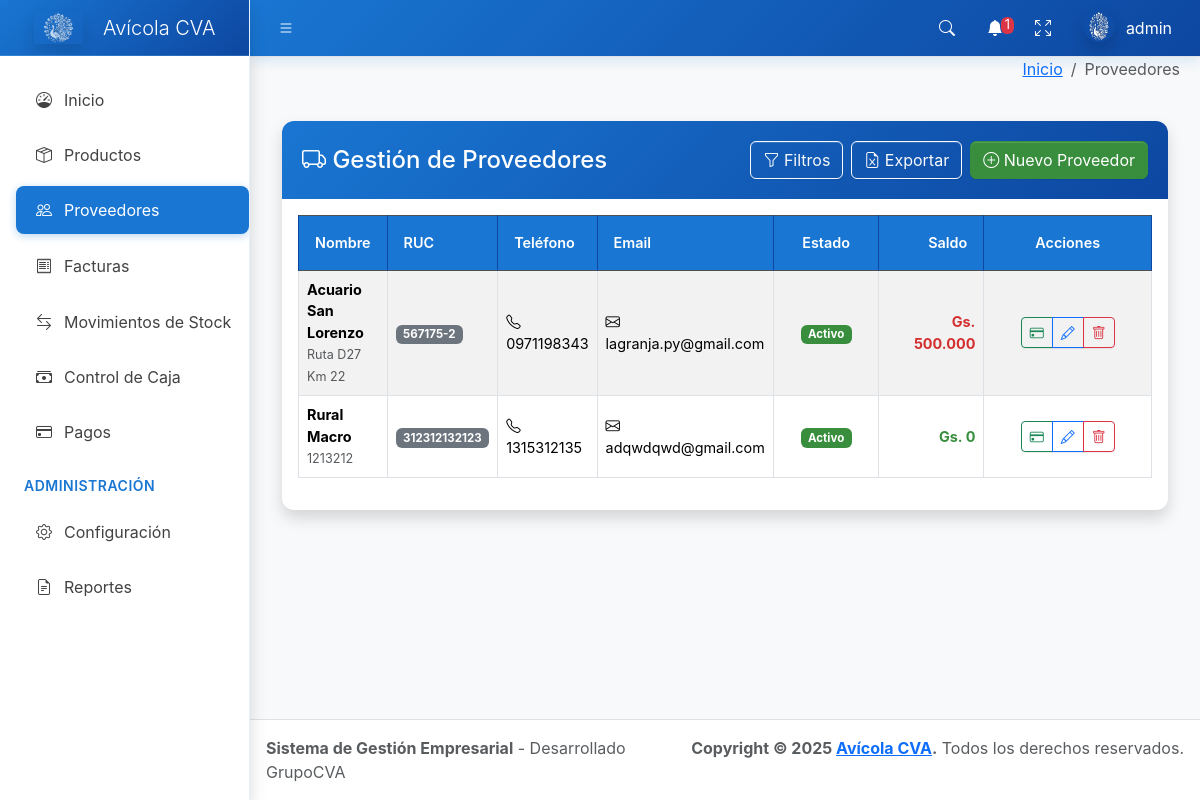
Page /proveedores/ (signed in) on the committed database.
### core/models.py (models this page shows, shortened)
class Proveedor(models.Model):
    nombre = models.CharField(max_length=200)
    rif = models.CharField(max_length=20, unique=True)
    direccion = models.TextField()
    telefono = models.CharField(max_length=20)
    email = models.EmailField()
    saldo = models.IntegerField(default=0)
    activo = models.BooleanField(default=True)
    fecha_creacion = models.DateTimeField(auto_now_add=True)
    class Meta:
        verbose_name = 'Proveedor'
        verbose_name_plural = 'Proveedores'
        ordering = ['nombre']

### core/views.py (the view)
# urls.py: path('proveedores/', views.proveedores_list, name='proveedores_list'),
@login_required
def proveedores_list(request):
    proveedores = Proveedor.objects.all()
    q = request.GET.get('q', '')
    estado = request.GET.get('estado', '')
    if q:
        proveedores = proveedores.filter(
            Q(nombre__icontains=q) | Q(rif__icontains=q) | Q(email__icontains=q)
        )
    if estado:
        if estado == 'activo':
            proveedores = proveedores.filter(activo=True)
        elif estado == 'inactivo':
            proveedores = proveedores.filter(activo=False)
    return render(request, 'proveedores_list.html', {'proveedores': proveedores})

### templates/proveedores_list.html (shortened to what this page needs)
{% extends 'base.html' %}
{% load humanize custom_filters %}
{% block breadcrumb %}
<li class="breadcrumb-item active">Proveedores</li>
{% endblock %}
{% block content %}
<div class="container-fluid mt-4">
  <div class="card shadow">
    <div class="card-header bg-primary text-white d-flex justify-content-between align-items-center">
      <h4 class="mb-0"><i class="bi bi-truck"></i> Gestión de Proveedores</h4>
      <div class="d-flex ms-auto justify-content-end">
        <button class="btn btn-outline-light me-2" type="button" data-bs-toggle="collapse" data-bs-target="#filtros-proveedores" aria-expanded="false">
          <i class="bi bi-funnel"></i> Filtros
        </button>
        <a href="{% url 'exportar_proveedores_excel' %}?{{ request.GET.urlencode }}" class="btn btn-outline-light me-2" title="Exportar a Excel">
          <i class="bi bi-file-earmark-excel"></i> Exportar
        </a>
        <button class="btn btn-success" type="button" data-bs-toggle="modal" data-bs-target="#modalAgregarProveedor">
          <i class="bi bi-plus-circle"></i> Nuevo Proveedor
        </button>
      </div>
    </div>
    <div class="card-body">
      <div class="table-responsive">
        <table class="table table-striped table-hover table-bordered">
          <thead class="table-dark">
            <tr>
              <th>Nombre</th>
              <th>RUC</th>
              <th>Teléfono</th>
              <th>Email</th>
              <th style="width: 120px;" class="text-center">Estado</th>
              <th style="width: 120px;" class="text-end">Saldo</th>
              <th style="width: 200px;" class="text-center">Acciones</th>
            </tr>
          </thead>
          <tbody>
            {% for proveedor in proveedores %}
            <tr class="align-middle">
              <td>
                <strong>{{ proveedor.nombre }}</strong>
                {% if proveedor.direccion %}
                  <br><small class="text-muted">{{ proveedor.direccion }}</small>
                {% endif %}
              </td>
              <td>
                <span class="badge bg-secondary">{{ proveedor.rif }}</span>
              </td>
              <td>
                {% if proveedor.telefono %}
                  <i class="bi bi-telephone"></i> {{ proveedor.telefono }}
                {% else %}
                  <span class="text-muted">-</span>
                {% endif %}
              </td>
              <td>
                {% if proveedor.email %}
                  <i class="bi bi-envelope"></i> {{ proveedor.email }}
                {% else %}
                  <span class="text-muted">-</span>
                {% endif %}
              </td>
              <td class="text-center">
                {% if proveedor.activo %}
                  <span class="badge bg-success">Activo</span>
                {% else %}
                  <span class="badge bg-danger">Inactivo</span>
                {% endif %}
              </td>
              <td class="text-end">
                <span class="fw-bold {% if proveedor.saldo > 0 %}text-danger{% else %}text-success{% endif %}">
                  Gs. {{ proveedor.saldo|floatformat:0|intcomma_dot }}
                </span>
              </td>
              <td class="text-center">
                <div class="btn-group" role="group">
                  <a href="{% url 'pago_proveedor_crear' %}?proveedor={{ proveedor.id }}&next={{ request.path|urlencode }}"
                     class="btn btn-outline-success btn-sm"
                     title="Gestionar pagos">
                    <i class="bi bi-credit-card"></i>
                  </a>
                  <button type="button"
                          class="btn btn-outline-primary btn-sm"
                          data-bs-toggle="modal"
                          data-bs-target="#modalEditarProveedor{{ proveedor.id }}"
                          title="Editar proveedor">
                    <i class="bi bi-pencil"></i>
                  </button>
                  <button type="button"
                          class="btn btn-outline-danger btn-sm"
                          data-bs-toggle="modal"
                          data-bs-target="#modalEliminarProveedor{{ proveedor.id }}"
                          title="Desactivar proveedor">
                    <i class="bi bi-trash"></i>
                  </button>
                </div>
              </td>
            </tr>
            {% endfor %}
          </tbody>
        </table>
      </div>
    </div>
  </div>
</div>
{% endblock %}

### templates/base.html (shortened to what this page needs)
{% load static %}
<!doctype html>
<html lang="es">
  <head>
    <link
      rel="stylesheet"
      href="https://cdn.jsdelivr.net/npm/@fontsource/source-sans-3@5.0.12/index.css"
      media="print"
      onload="this.media='all'"
    />
    <link
      rel="stylesheet"
      href="https://cdn.jsdelivr.net/npm/overlayscrollbars@2.11.0/styles/overlayscrollbars.min.css"
    />
    <link
      rel="stylesheet"
      href="https://cdn.jsdelivr.net/npm/bootstrap-icons@1.13.1/font/bootstrap-icons.min.css"
    />
    <link
      href="https://cdn.jsdelivr.net/npm/bootstrap@5.3.2/dist/css/bootstrap.min.css"
      rel="stylesheet"
    />
    <link rel="stylesheet" href="{% static 'AdminLTE/dist/css/adminlte.css' %}" />
    <link
      rel="stylesheet"
      href="https://cdn.jsdelivr.net/npm/apexcharts@3.37.1/dist/apexcharts.css"
    />
    {% load static %}
    {% load humanize custom_filters %}
    {% with tema_actual=configuracion_sistema.tema_visual|default:"azul" %}
        {% if tema_actual == "azul" %}
            <link rel="stylesheet" href="{% static 'css/temas/tema-azul.css' %}" />
        {% elif tema_actual == "oscuro" %}
            <link rel="stylesheet" href="{% static 'css/temas/tema-oscuro.css' %}" />
        {% elif tema_actual == "minimalista" %}
            <link rel="stylesheet" href="{% static 'css/temas/tema-minimalista.css' %}" />
        {% else %}
            <link rel="stylesheet" href="{% static 'css/temas/tema-azul.css' %}" />
        {% endif %}
    {% endwith %}
  </head>
  <body class="layout-fixed sidebar-expand-lg sidebar-open bg-body-tertiary">
    <div class="app-wrapper">
      <nav class="app-header navbar navbar-expand bg-body">
        <div class="container-fluid">
          <ul class="navbar-nav">
            <li class="nav-item">
              <a class="nav-link" data-lte-toggle="sidebar" href="#" role="button">
                <i class="bi bi-list"></i>
              </a>
            </li>
          </ul>
          <ul class="navbar-nav ms-auto">
            <li class="nav-item">
              <a class="nav-link" data-widget="navbar-search" href="#" role="button">
                <i class="bi bi-search"></i>
              </a>
            </li>
            <li class="nav-item dropdown">
              <a class="nav-link" data-bs-toggle="dropdown" href="#">
                <i class="bi bi-bell-fill"></i>
                <span class="navbar-badge badge text-bg-danger">{{ total_alertas|default:0 }}</span>
              </a>
            </li>
            <li class="nav-item">
              <a class="nav-link" href="#" data-lte-toggle="fullscreen">
                <i data-lte-icon="maximize" class="bi bi-arrows-fullscreen"></i>
              </a>
            </li>
            <li class="nav-item dropdown user-menu">
              <a href="#" class="nav-link dropdown-toggle" data-bs-toggle="dropdown">
                <img
                  src="{% static 'img/logo.png' %}"
                  class="user-image rounded-circle shadow"
                  alt="User Image"
                />
                <span class="d-none d-md-inline">{{ user.username|default:"Usuario" }}</span>
              </a>
            </li>
          </ul>
        </div>
      </nav>
      <aside class="app-sidebar bg-body-secondary shadow" data-bs-theme="dark">
        <div class="sidebar-brand">
          <a href="{% url 'dashboard' %}" class="brand-link">
            <img
              src="{% static 'img/logo.png' %}"
              alt="Avícola CVA Logo"
              class="brand-image opacity-75 shadow"
            />
            <span class="brand-text fw-light">Avícola CVA</span>
          </a>
        </div>
        <div class="sidebar-wrapper">
          <nav class="mt-2">
                         <ul
               class="nav sidebar-menu flex-column"
               data-lte-toggle="treeview"
               role="navigation"
               aria-label="Main navigation"
               data-accordion="false"
               id="navigation"
             >
               <li class="nav-item">
                 <a href="{% url 'dashboard' %}" class="nav-link {% if request.resolver_match.url_name == 'dashboard' %}active{% endif %}">
                   <i class="nav-icon bi bi-speedometer"></i>
                   <p>Inicio</p>
                 </a>
               </li>
               <li class="nav-item">
                 <a href="{% url 'productos_list' %}" class="nav-link {% if 'producto' in request.resolver_match.url_name %}active{% endif %}">
                   <i class="nav-icon bi bi-box-seam"></i>
                   <p>Productos</p>
                 </a>
               </li>
               <li class="nav-item">
                 <a href="{% url 'proveedores_list' %}" class="nav-link {% if 'proveedor' in request.resolver_match.url_name %}active{% endif %}">
                   <i class="nav-icon bi bi-people"></i>
                   <p>Proveedores</p>
                 </a>
               </li>
              <li class="nav-item">
                <a href="{% url 'factura_list' %}" class="nav-link {% if 'factura' in request.resolver_match.url_name %}active{% endif %}">
                  <i class="nav-icon bi bi-receipt"></i>
                  <p>Facturas</p>
                </a>
              </li>
              <li class="nav-item">
                <a href="{% url 'stock_movimientos' %}" class="nav-link {% if 'stock' in request.resolver_match.url_name %}active{% endif %}">
                  <i class="nav-icon bi bi-arrow-left-right"></i>
                  <p>Movimientos de Stock</p>
                </a>
              </li>
              <li class="nav-item">
                <a href="{% url 'caja_list' %}" class="nav-link {% if 'caja' in request.resolver_match.url_name %}active{% endif %}">
                  <i class="nav-icon bi bi-cash-stack"></i>
                  <p>Control de Caja</p>
                </a>
              </li>
              <li class="nav-item">
                <a href="{% url 'pagos_dashboard' %}" class="nav-link {% if 'pagos' in request.resolver_match.url_name %}active{% endif %}">
                  <i class="nav-icon bi bi-credit-card"></i>
                  <p>Pagos</p>
                </a>
              </li>
              <li class="nav-header">ADMINISTRACIÓN</li>
              <li class="nav-item">
                <a href="{% url 'configuracion_panel' %}" class="nav-link {% if 'configuracion' in request.resolver_match.url_name %}active{% endif %}">
                  <i class="nav-icon bi bi-gear"></i>
                  <p>Configuración</p>
                </a>
              </li>
              <li class="nav-item">
                <a href="{% url 'reportes_dashboard' %}" class="nav-link {% if 'reporte' in request.resolver_match.url_name %}active{% endif %}">
                  <i class="nav-icon bi bi-file-earmark-text"></i>
                  <p>Reportes</p>
                </a>
              </li>
            </ul>
          </nav>
        </div>
      </aside>
      <div class="app-content">
        <div class="content-header">
          <div class="container-fluid">
            <div class="row mb-2">
              <div class="col-sm-6">
              </div>
              <div class="col-sm-6">
                <ol class="breadcrumb float-sm-end">
                  <li class="breadcrumb-item"><a href="{% url 'dashboard' %}">Inicio</a></li>
                  {% block breadcrumb %}{% endblock %}
                </ol>
              </div>
            </div>
          </div>
        </div>
        <div class="content">
          <div class="container-fluid">
            {% block content %}{% endblock %}
          </div>
        </div>
      </div>
      <footer class="app-footer">
        <div class="float-end d-none d-sm-inline">
          <strong>Copyright &copy; 2025 <a href="#">Avícola CVA</a>.</strong> Todos los derechos reservados.
        </div>
        <div>
          <strong>Sistema de Gestión Empresarial</strong> - Desarrollado GrupoCVA
        </div>
      </footer>
    </div>
  </body>
</html>

### rows in the picture
Proveedor: nombre "Acuario San Lorenzo", direccion "Ruta D27 Km 22", rif "567175-2", telefono "0971198343", email "lagranja.py@gmail.com", activo "Activo", saldo "500.000"
Proveedor: nombre "Rural Macro", direccion "1213212", rif "312312132123", telefono "1315312135", email "adqwdqwd@gmail.com", activo "Activo", saldo "0"

### other values in the picture
{{ total_alertas|default:0 }} "1"
{{ user.username|default:"Usuario" }} "admin"
